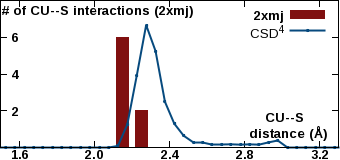

Generate this figure with gnuplot:
set encoding iso_8859_1
set terminal pngcairo transparent enhanced size 340, 160 font "Arial Bold,10"
set output "/var/www/html/csgid/app/webroot/neighborhood_temp/2xmj/CU--S.png"
set lmargin at screen 0.00
set bmargin at screen 0.08
set rmargin at screen 0.995
set tmargin at screen 1.00
set xrange [1.5:3.3]
set format x "%3.1f"
set xtics 1.6,0.4,3.2
set xtics offset 0,graph 0.065
set yrange [0:2022]
unset ytics
set y2range [0:8]
set y2tics 2,2,6
set y2tics offset -49,graph 0.00
set y2tics mirror
set view 80,45
set key top right
set boxwidth 0.06
set style fill solid 1.0
set xlabel "CU--S \n distance (\305)" offset 17,4.4
set y2label "# of CU--S interactions (2xmj)" offset -40,4 rotate by 0
plot "-" using ($1+0.05):2 with boxes lc rgb "#801010" axis x1y2 title "2xmj", \
     "/var/www/html/csgid/app/webroot/neighborhood_temp/csd_metal_distances/CU--S.csv" using ($1+0.025):2 with linespoints linewidth 2 pointtype 7 pointsize 0.2 lc rgb "#074a7e" title "CSD^{4}" axis x1y1
2.1	6
2.2	2
e
